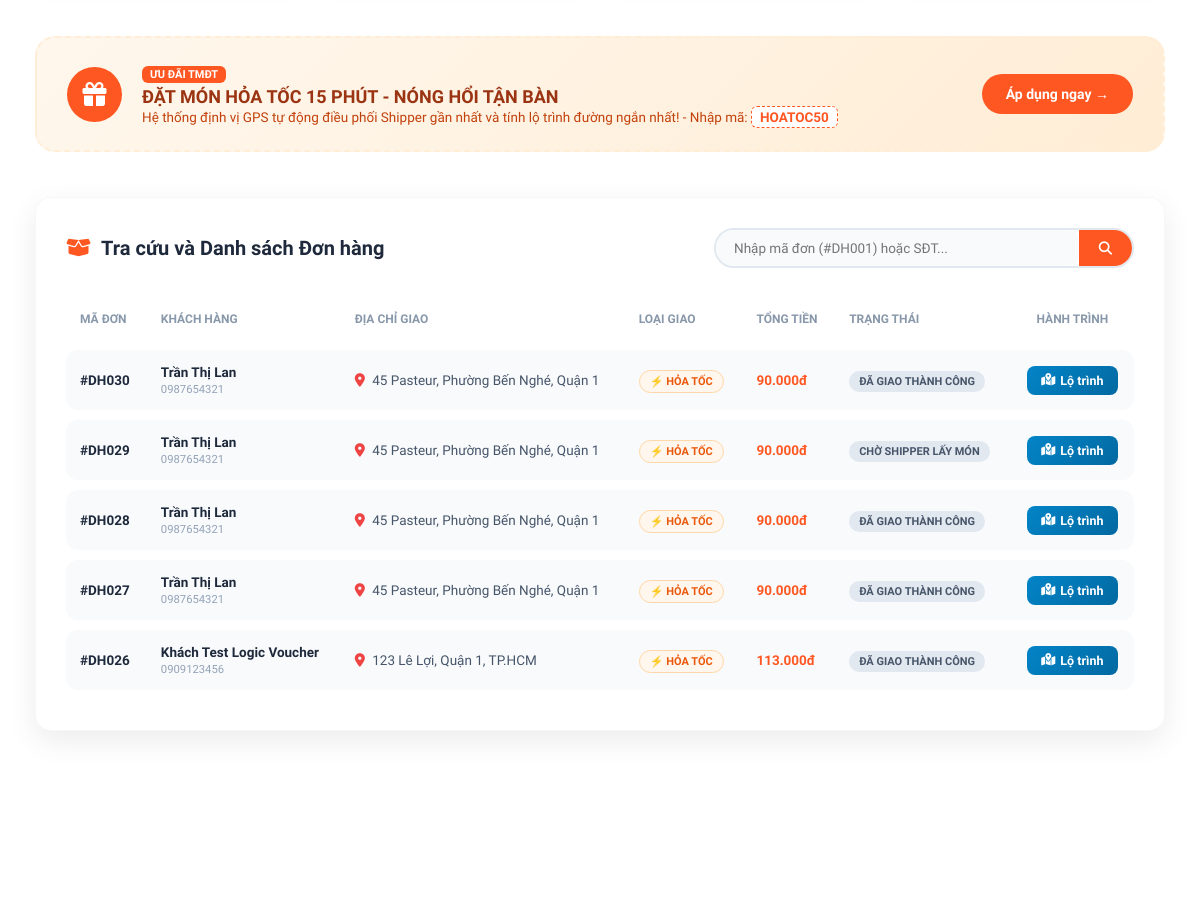
/ (signed in, middle part), run on an earlier commit of the app's database.
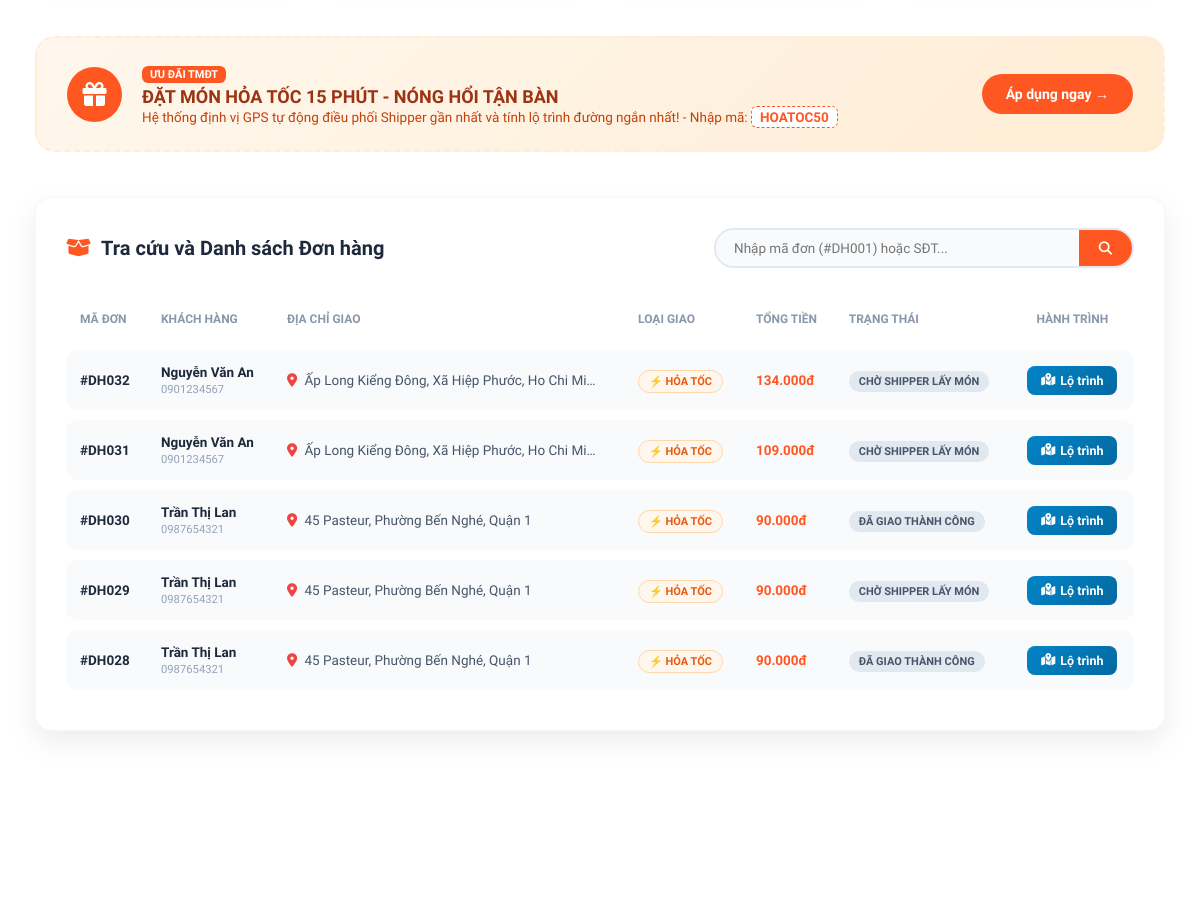
And on a later commit of the database.
### core/models.py (models this page shows, shortened)
class DonHang(models.Model):
    khach_hang = models.ForeignKey(User, on_delete=models.SET_NULL, null=True, blank=True,
                                   related_name='don_hang_cua_khach', verbose_name="Tài khoản khách đặt")
    ma_don = models.CharField(max_length=20, unique=True, blank=True, verbose_name="Mã đơn hàng")
    ten_nguoi_nhan = models.CharField(max_length=100, verbose_name="Tên người nhận")
    dia_chi_nguoi_nhan = models.CharField(max_length=200, verbose_name="Địa chỉ giao hàng")
    sdt_nguoi_nhan = models.CharField(max_length=15, verbose_name="Số điện thoại")
    email_nguoi_nhan = models.CharField(max_length=100, blank=True,
                                        default='khachhang_test@gmail.com', verbose_name="Email nhận thông báo Mailbox")
    lat_khach = models.FloatField(verbose_name="Vĩ độ khách")
    lng_khach = models.FloatField(verbose_name="Kinh độ khách")
    khoi_luong = models.FloatField(default=1.0, help_text="Đơn vị: kg", verbose_name="Khối lượng (kg)")
    kho_xuat_phat = models.ForeignKey(KhoHang, on_delete=models.CASCADE, verbose_name="Bếp / Quán xuất phát")
    tai_xe = models.ForeignKey(TaiXe, on_delete=models.SET_NULL, null=True,
                               blank=True, verbose_name="Shipper điều phối")
    trang_thai = models.CharField(max_length=50, default='CHỜ TÀI XẾ', verbose_name="Trạng thái đơn hàng")
    ngay_tao = models.DateTimeField(auto_now_add=True, verbose_name="Thời gian tạo đơn")
    ghi_chu = models.TextField(blank=True, default='', verbose_name="Ghi chú món ăn / Lưu ý giao hàng")
    LOAI_GIAO_CHOICES = [
        ('HOA_TOC', '⚡ Giao Hỏa Tốc (15-25 phút - Ưu tiên tuyến đường nhanh nhất)'),
        ('TIEU_CHUAN', '🛵 Giao Tiêu Chuẩn (30-45 phút)'),
    ]
    loai_giao_hang = models.CharField(max_length=30, choices=LOAI_GIAO_CHOICES,
                                      default='HOA_TOC', verbose_name="Phương thức vận chuyển")
    tien_mon_an = models.DecimalField(max_digits=12, decimal_places=0, default=0, verbose_name="Tiền món ăn (VNĐ)")
    phi_van_chuyen = models.DecimalField(max_digits=12, decimal_places=0, default=15000,
                                         verbose_name="Cước phí vận chuyển tính theo km (VNĐ)")
    phu_phi_hoa_toc = models.DecimalField(max_digits=12, decimal_places=0,
                                          default=0, verbose_name="Phụ phí hỏa tốc (VNĐ)")
    khoang_cach_km = models.FloatField(default=2.5, verbose_name="Khoảng cách tính phí (km)")
    giam_gia = models.DecimalField(max_digits=12, decimal_places=0, default=0, verbose_name="Giảm giá voucher (VNĐ)")
    tong_tien = models.DecimalField(max_digits=12, decimal_places=0, default=0,
                                    verbose_name="Tổng tiền thanh toán (VNĐ)")
    PT_THANH_TOAN_CHOICES = [
        ('QR_VIETQR', 'Mã QR Ngân Hàng (VietQR)'),
        ('MOMO', 'Ví điện tử MoMo'),
        ('COD', 'Tiền mặt khi nhận hàng (COD)'),
    ]
    phuong_thuc_thanh_toan = models.CharField(
        max_length=30, choices=PT_THANH_TOAN_CHOICES, default='QR_VIETQR', verbose_name="Phương thức thanh toán")
    TT_THANH_TOAN_CHOICES = [
        ('CHUA_THANH_TOAN', 'Chờ thanh toán'),
        ('DA_THANH_TOAN', 'Đã thanh toán thành công'),
    ]
    trang_thai_thanh_toan = models.CharField(
        max_length=30, choices=TT_THANH_TOAN_CHOICES, default='CHUA_THANH_TOAN', verbose_name="Trạng thái thanh toán")
    ma_giao_dich_qr = models.CharField(max_length=50, blank=True, default='',
                                       verbose_name="Mã giao dịch / Mã QR thanh toán")
    thue_phi_san = models.DecimalField(
        max_digits=12, decimal_places=0, default=0,
        verbose_name="Thuế TNCN và Phí sàn khấu trừ (VNĐ)"
    )
    tien_shipper_thuc_nhan = models.DecimalField(
        max_digits=12, decimal_places=0, default=0,
        verbose_name="Tiền Shipper thực nhận sau thuế (VNĐ)"
    )
    TT_THANH_TOAN_SHIPPER_CHOICES = [
        ('CHO_NHAN_TIEN', 'Chờ nhận tiền hàng (Đã trừ thuế)'),
        ('DA_NHAN_TIEN', 'Đã quyết toán vào ví'),
    ]
    trang_thai_thanh_toan_shipper = models.CharField(
        max_length=30, choices=TT_THANH_TOAN_SHIPPER_CHOICES,
        default='CHO_NHAN_TIEN', verbose_name="Trạng thái nhận tiền của Shipper"
    )

### core/views.py (the view)
# urls.py: path('', views.home, name='home'),
def home(request):
    q = request.GET.get('q', '')
    status_filter = request.GET.get('status', 'ALL')
    ds_don = DonHang.objects.all().order_by('-id')
    if status_filter and status_filter != 'ALL':
        ds_don = ds_don.filter(trang_thai=status_filter)
    if q:
        ds_don = ds_don.filter(Q(ma_don__icontains=q) | Q(sdt_nguoi_nhan__icontains=q) | Q(ten_nguoi_nhan__icontains=q))
    paginator = Paginator(ds_don, 5)
    page_number = request.GET.get('page')
    page_obj = paginator.get_page(page_number)
    danh_muc_list = DanhMucMonAn.objects.all()
    mon_an_noi_bat = MonAn.objects.filter(is_con_mon=True, is_noi_bat=True)[:8]
    ads_banners = QuangCao.objects.filter(kich_hoat=True, loai_quang_cao__in=['BANNER_CHINH', 'BANNER_PHU'])
    tong_gmv = DonHang.objects.aggregate(Sum('tong_tien'))['tong_tien__sum'] or Decimal(0)
    tien_mon_an_tong = DonHang.objects.aggregate(Sum('tien_mon_an'))['tien_mon_an__sum'] or Decimal(0)
    doanh_thu_ads_tong = QuangCao.objects.filter(kich_hoat=True).aggregate(
        Sum('doanh_thu_ads'))['doanh_thu_ads__sum'] or Decimal(0)
    doanh_thu_shipper_tong = TaiXe.objects.aggregate(Sum('doanh_thu_tich_luy'))['doanh_thu_tich_luy__sum'] or Decimal(0)
    hoa_hong_san = int(tien_mon_an_tong * Decimal(0.15)) + int(doanh_thu_ads_tong)
    top_tai_xe = TaiXe.objects.order_by('-doanh_thu_tich_luy')[:5]
    thong_ke_don = DonHang.objects.values('trang_thai').annotate(so_luong=Count('id'))
    context = {
        'don_hangs': page_obj if (request.user.is_authenticated or q) else [],
        'page_obj': page_obj,
        'current_status': status_filter,
        'q': q,
        'danh_muc_list': danh_muc_list,
        'mon_an_noi_bat': mon_an_noi_bat,
        'ads_banners': ads_banners,
        'stats': {
            'tong_don': DonHang.objects.count(),
            'don_dang_giao': DonHang.objects.filter(trang_thai__in=['ĐANG VẬN CHUYỂN', 'CHỜ TÀI XẾ']).count(),
            'tong_gmv': tong_gmv,
            'hoa_hong_san': hoa_hong_san,
            'doanh_thu_ads': doanh_thu_ads_tong,
            'tong_doanh_thu_shipper': doanh_thu_shipper_tong,
            'so_tai_xe': TaiXe.objects.count(),
            'so_mon_an': MonAn.objects.count(),
        },
        'labels_tai_xe': json.dumps([tx.ten_tai_xe for tx in top_tai_xe]),
        'data_doanh_thu': json.dumps([float(tx.doanh_thu_tich_luy or 0) for tx in top_tai_xe]),
        'labels_trang_thai': json.dumps([item['trang_thai'] for item in thong_ke_don]),
        'data_trang_thai': json.dumps([item['so_luong'] for item in thong_ke_don]),
    }
    return render(request, 'home.html', context)

### core/models.py (called while the page is built)
    def gia_hien_tai(self):
        return self.gia_khuyen_mai if self.gia_khuyen_mai and self.gia_khuyen_mai > 0 else self.gia

    def phan_tram_giam_gia(self):
        if self.gia_khuyen_mai and self.gia_khuyen_mai < self.gia:
            return int(((self.gia - self.gia_khuyen_mai) / self.gia) * 100)
        return 0

### core/templatetags/currency_filters.py (called while the page is built)
@register.filter(name='dinh_dang_tien')
def dinh_dang_tien(value):
    if value is None or value == '':
        return ''
    try:
        val = int(round(float(value)))
        return f"{val:,.0f}".replace(",", ".")
    except (ValueError, TypeError):
        return value

### templates/home.html (shortened to what the changed rows need)
{% extends "base.html" %}
{% load static currency_filters %}
{% block content %}
<link rel="stylesheet" href="https://cdn.jsdelivr.net/npm/swiper@11/swiper-bundle.min.css" />
<div class="dashboard-container">
    <div class="card-box" style="padding: 30px;">
        {% if don_hangs %}
        <div style="overflow-x: auto;">
            <table class="custom-table">
                <thead>
                    <tr>
                        <th>Mã Đơn</th>
                        <th>Khách Hàng</th>
                        <th>Địa Chỉ Giao</th>
                        <th>Loại Giao</th>
                        <th>Tổng Tiền</th>
                        <th>Trạng Thái</th>
                        <th style="text-align: center;">Hành Trình</th>
                    </tr>
                </thead>
                <tbody>
                    {% for dh in don_hangs %}
                    <tr>
                        <td><strong style="color: #1e293b;">#{{ dh.ma_don }}</strong></td>
                        <td>
                            <div style="font-weight: 700; color: #1e293b;">{{ dh.ten_nguoi_nhan }}</div>
                            <small style="color: #94a3b8;">{{ dh.sdt_nguoi_nhan }}</small>
                        </td>
                        <td>
                            <i class="fa-solid fa-location-dot" style="color: #ef4444; margin-right: 4px;"></i>
                            {{ dh.dia_chi_nguoi_nhan|truncatechars:45 }}
                        </td>
                        <td>
                            {% if dh.loai_giao_hang == 'HOA_TOC' %}
                            <span style="background: #fff7ed; color: #ea580c; font-weight: 800; font-size: 11px; padding: 4px 10px; border-radius: 12px; border: 1px solid #fed7aa;">
                                ⚡ HỎA TỐC
                            </span>
                            {% else %}
                            <span style="background: #f1f5f9; color: #64748b; font-weight: 700; font-size: 11px; padding: 4px 10px; border-radius: 12px;">
                                🛵 Tiêu chuẩn
                            </span>
                            {% endif %}
                        </td>
                        <td>
                            <strong style="color: #ff5722;">{{ dh.tong_tien|dinh_dang_tien }}đ</strong>
                        </td>
                        <td>
                            <span style="background: #e2e8f0; color: #475569; padding: 4px 10px; border-radius: 12px; font-size: 11px; font-weight: 700;">
                                {{ dh.trang_thai }}
                            </span>
                        </td>
                        <td style="text-align: center;">
                            <a href="{% url 'core:chi_tiet' dh.ma_don %}" style="display: inline-flex; align-items: center; gap: 5px; background: linear-gradient(135deg, #0284c7, #0369a1); color: white; padding: 7px 14px; border-radius: 8px; text-decoration: none; font-size: 12.5px; font-weight: 700;">
                                <i class="fa-solid fa-map-location-dot"></i> Lộ trình
                            </a>
                        </td>
                    </tr>
                    {% endfor %}
                </tbody>
            </table>
        </div>
        {% endif %}
    </div>
</div>
{% endblock %}

What changed in the data, as far as the page shows it:
no longer on this page (row unchanged): DonHang: ma_don "DH027", ten_nguoi_nhan "Trần Thị Lan", sdt_nguoi_nhan "0987654321", dia_chi_nguoi_nhan "45 Pasteur, Phường Bến Nghé, Quận 1", loai_giao_hang "⚡ HỎA TỐC", tong_tien|dinh_dang_tien "90.000", trang_thai "ĐÃ GIAO THÀNH CÔNG"
no longer on this page (row unchanged): DonHang: ma_don "DH026", ten_nguoi_nhan "Khách Test Logic Voucher", sdt_nguoi_nhan "0909123456", dia_chi_nguoi_nhan "123 Lê Lợi, Quận 1, TP.HCM", loai_giao_hang "⚡ HỎA TỐC", tong_tien|dinh_dang_tien "113.000", trang_thai "ĐÃ GIAO THÀNH CÔNG"
added DonHang: ma_don "DH032", ten_nguoi_nhan "Nguyễn Văn An", sdt_nguoi_nhan "0901234567", dia_chi_nguoi_nhan "Ấp Long Kiểng Đông, Xã Hiệp Phước, Ho Chi Mi…", loai_giao_hang "⚡ HỎA TỐC", tong_tien|dinh_dang_tien "134.000", trang_thai "CHỜ SHIPPER LẤY MÓN"
added DonHang: ma_don "DH031", ten_nguoi_nhan "Nguyễn Văn An", sdt_nguoi_nhan "0901234567", dia_chi_nguoi_nhan "Ấp Long Kiểng Đông, Xã Hiệp Phước, Ho Chi Mi…", loai_giao_hang "⚡ HỎA TỐC", tong_tien|dinh_dang_tien "109.000", trang_thai "CHỜ SHIPPER LẤY MÓN"
